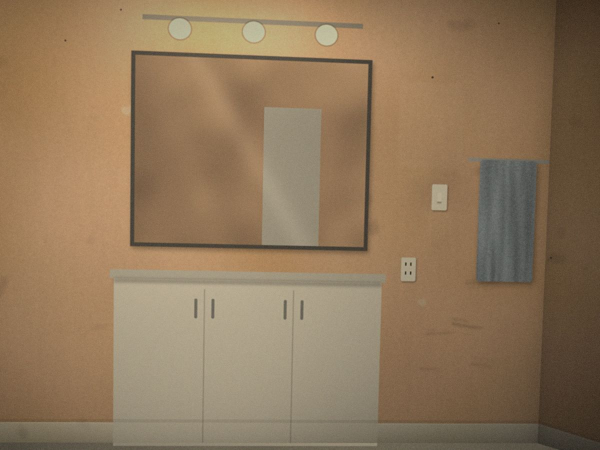
#> input picture assets/img/photos/ba-bathroom-before.jpg, 1200 x 900 px (shown at 1/2 size)
$ python -i render_photos.py   (imports and definitions only)
#> lines starting #> are read from the running program, lines starting #| are printed output that depends on the picture
"""
Renders the site's wall-painting photos (assets/img/photos/*.jpg).

The images are procedurally generated so they stay on-message: ordinary rooms,
real drywall, before/after wall painting, job-site details, no people.
Each scene is built as a flat wall "elevation", then shot through a simulated
phone camera (slight tilt, uneven framing, grain, softness, JPEG).

Run:  python3 tools/render_photos.py            (all images)
      python3 tools/render_photos.py bathroom   (names containing "bathroom")
Needs: numpy, scipy, pillow
"""
import io
import sys
from pathlib import Path

import numpy as np
from PIL import Image, ImageDraw
from scipy.ndimage import gaussian_filter, map_coordinates

W, H = 2400, 1800
OUT = Path(__file__).resolve().parent.parent / "assets" / "img" / "photos"

TRIM = (0.92, 0.905, 0.87)
CEIL = (0.94, 0.935, 0.91)


def rgb(c):
    return np.array(c, dtype=np.float32)


# ---------------------------------------------------------------- scene -----
class Scene:
    # [120 lines left out: functions __init__, noise, mask, put, shadow, room and 3 more, not called in this run]

    def glow(self, x, y, sx, sy, amt):
        g = np.exp(-(((self.xx - x) / sx) ** 2 + ((self.yy - y) / sy) ** 2) / 2)
        self.light *= 1 + amt * g

    # -- wear on old paint (before photos)
    # [306 lines left out: functions wear, window, plate, door, frame_pic, mirror and 11 more, not called in this run]


# ------------------------------------------------------------- camera -----
def _coeffs(dst, src):
    A, B = [], []
    for (x, y), (u, v) in zip(dst, src):
        A.append([x, y, 1, 0, 0, 0, -u * x, -u * y]); B.append(u)
        A.append([0, 0, 0, x, y, 1, -v * x, -v * y]); B.append(v)
    return np.linalg.solve(np.array(A, float), np.array(B, float))


def shoot(scene_img, out=(1200, 900), cx=W / 2, cy=H / 2, view=2000, yaw=0.0, pitch=0.0, roll=0.0,
          exposure=1.0, wb=(1, 1, 1), vignette=0.42, noise=0.018, barrel=0.035, bloom=0.9, seed=0, quality=74):
    """Simulated phone photo of an HDR scene elevation."""
    ow, oh = out
    hw, hh = view / 2, view * oh / ow / 2
    corners = [(-hw * (1 + pitch), -hh * (1 - yaw)), (hw * (1 + pitch), -hh * (1 + yaw)),
               (hw * (1 - pitch), hh * (1 + yaw)), (-hw * (1 - pitch), hh * (1 - yaw))]
    a = np.deg2rad(roll)
    src = [(cx + x * np.cos(a) - y * np.sin(a), cy + x * np.sin(a) + y * np.cos(a)) for x, y in corners]
    k = _coeffs([(0, 0), (ow, 0), (ow, oh), (0, oh)], src)
    yy, xx = np.mgrid[0:oh, 0:ow].astype(np.float32)
    # barrel distortion of a wide phone lens
    nx, ny = (xx - ow / 2) / (ow / 2), (yy - oh / 2) / (ow / 2)
    r2 = nx * nx + ny * ny
    f_ = 1 + barrel * r2
    dx, dy = ow / 2 + nx * f_ * ow / 2 / (1 + barrel * 0.6), oh / 2 + ny * f_ * ow / 2 / (1 + barrel * 0.6)
    den = k[6] * dx + k[7] * dy + 1
    sx = (k[0] * dx + k[1] * dy + k[2]) / den
    sy = (k[3] * dx + k[4] * dy + k[5]) / den
    if sx.min() < 0 or sy.min() < 0 or sx.max() > W - 1 or sy.max() > H - 1:
        print("  warning: camera sees past the scene edge", round(float(sx.min())), round(float(sy.min())), round(float(sx.max())), round(float(sy.max())))
    # a touch of lateral chromatic aberration toward the edges
    f = np.empty((oh, ow, 3), np.float32)
    for ch, sc in zip(range(3), (1.0012, 1.0, 0.9988)):
        cxs, cys = (sx - cx) * sc + cx, (sy - cy) * sc + cy
        f[..., ch] = map_coordinates(scene_img[..., ch], [cys, cxs], order=1, mode="nearest")
    rng = np.random.default_rng(seed)
    f = f * exposure * rgb(wb)[None, None]
    # bloom / halation around bright windows and lights
    hl = np.clip(f.mean(-1, keepdims=True) - 0.9, 0, None)
    f = f + bloom * (gaussian_filter(hl, (22, 22, 0)) * 0.9 + gaussian_filter(hl, (5, 5, 0)) * 0.5)
    # phone HDR tone curve: lifted shadows, soft highlight shoulder
    f = np.where(f < 0.78, f, 0.78 + 0.22 * (1 - np.exp(-(f - 0.78) / 0.22)))
    f = f + 0.035 * (1 - f) ** 3
    lum = f.mean(-1, keepdims=True)
    f = lum + (f - lum) * 1.07
    f = f * (1 - vignette * r2 / 2)[..., None]
    # sensor noise, smeared by noise reduction, then over-sharpened like phone processing
    f = f + rng.normal(0, 1, (oh, ow, 1)) * noise * (1.25 - lum)
    f = f + gaussian_filter(rng.normal(0, 1, (oh, ow, 3)), (1.5, 1.5, 0)) * noise
    f = gaussian_filter(f, (0.85, 0.85, 0))
    f = f + 0.6 * (f - gaussian_filter(f, (1.4, 1.4, 0)))
    f = np.clip(f, 0, 1)
    im = Image.fromarray((f * 255 + 0.5).astype(np.uint8))
    buf = io.BytesIO()
    im.save(buf, "JPEG", quality=90)          # phone saves once, upload/resize saves again
    buf.seek(0)
    return Image.open(buf).convert("RGB")


WARM = (1.06, 1.0, 0.88)     # incandescent-ish
COOL = (0.97, 1.0, 1.04)     # daylight / LED
NEUTRAL = (1.0, 1.0, 0.98)


# ------------------------------------------------------------- scenes -----
# [254 lines left out: functions bathroom, kitchen, living, bedroom, hero, roller_edge and 8 more, not called in this run]


preview_dir = "/tmp"


# [171 lines left out: function hero_video, not called in this run]


# ------------------------------------------------------------- shots ------
SHOTS = {
    # Before / after pairs: deliberately different framing, exposure and white balance
    "ba-bathroom-before.jpg": lambda: shoot(bathroom("before"), cx=1150, cy=930, view=1700, yaw=0.10, pitch=-0.05, roll=-1.8, exposure=0.9, wb=WARM, seed=1),
    "ba-bathroom-after.jpg": lambda: shoot(bathroom("after"), cx=1060, cy=880, view=1800, yaw=0.04, pitch=-0.04, roll=1.1, exposure=1.0, wb=COOL, seed=2),
    "ba-kitchen-before.jpg": lambda: shoot(kitchen("before"), cx=1230, cy=860, view=1750, yaw=-0.09, pitch=-0.04, roll=1.6, exposure=0.9, wb=WARM, seed=3),
    "ba-kitchen-after.jpg": lambda: shoot(kitchen("after"), cx=1150, cy=880, view=1850, yaw=0.06, pitch=-0.04, roll=-0.8, exposure=0.9, wb=NEUTRAL, seed=4),
    "ba-living-before.jpg": lambda: shoot(living("before"), cx=1150, cy=1010, view=1850, yaw=0.12, pitch=-0.05, roll=-1.4, exposure=0.88, wb=WARM, seed=5),
    "ba-living-after.jpg": lambda: shoot(living("after"), cx=1250, cy=1010, view=1800, yaw=-0.05, pitch=-0.05, roll=0.9, exposure=0.98, wb=COOL, seed=6),
    "ba-bedroom-before.jpg": lambda: shoot(bedroom("before"), cx=1250, cy=1030, view=1850, yaw=-0.10, pitch=-0.05, roll=1.5, exposure=0.9, wb=WARM, seed=7),
    "ba-bedroom-after.jpg": lambda: shoot(bedroom("after"), cx=1180, cy=990, view=1900, yaw=0.07, pitch=-0.05, roll=-0.6, exposure=0.98, wb=NEUTRAL, seed=8),
    # Services
    "service-interior.jpg": lambda: shoot(living("after"), cx=1300, cy=800, view=1700, yaw=-0.03, roll=0.8, wb=NEUTRAL, seed=10),
    "service-exterior.jpg": lambda: shoot(siding(), cx=1200, cy=900, view=1900, yaw=0.05, pitch=-0.04, roll=-1.0, wb=COOL, exposure=1.02, seed=11),
    "living-room.jpg": lambda: shoot(living("after"), out=(900, 675), cx=1150, cy=950, view=2100, yaw=0.02, roll=-0.7, wb=NEUTRAL, seed=12),
    "kitchen.jpg": lambda: shoot(kitchen("after"), out=(900, 675), cx=1200, cy=820, view=1800, roll=0.9, exposure=0.93, wb=NEUTRAL, seed=13),
    "bedroom.jpg": lambda: shoot(bedroom("after"), out=(900, 675), cx=1200, cy=900, view=1900, yaw=-0.02, roll=0.5, wb=NEUTRAL, seed=14),
    "bathroom.jpg": lambda: shoot(bathroom("after"), out=(900, 675), cx=1100, cy=850, view=1900, roll=-0.8, wb=NEUTRAL, seed=15),
    "home-office.jpg": lambda: shoot(office(), out=(900, 675), cx=1200, cy=900, view=2100, yaw=0.03, roll=0.6, wb=NEUTRAL, seed=16),
    "ceilings.jpg": lambda: shoot(ceiling_view(), out=(900, 675), cx=1150, cy=820, view=2000, pitch=0.10, roll=1.0, exposure=0.95, wb=NEUTRAL, seed=17),
    "doors.jpg": lambda: shoot(doors(), out=(900, 675), cx=1200, cy=950, view=2200, yaw=0.03, roll=-0.6, wb=NEUTRAL, seed=18),
    "hallways.jpg": lambda: shoot(hallway(), out=(900, 675), cx=1150, cy=930, view=2100, roll=0.8, wb=WARM, exposure=1.02, seed=19),
    # About / Why (job-site shots, no people)
    "about-main.jpg": lambda: shoot(in_progress(), out=(800, 1000), cx=1200, cy=1060, view=1150, yaw=0.02, roll=-0.9, wb=NEUTRAL, seed=26),
    "about-inset.jpg": lambda: shoot(cutline_closeup(), out=(600, 600), cx=1250, cy=900, view=1100, roll=1.5, wb=NEUTRAL, seed=27),
    "why-interior.jpg": lambda: shoot(in_progress(seed=67, left=(0.80, 0.78, 0.73), right=(0.76, 0.66, 0.52), split=1300, tray_x=1250),
                                      out=(1000, 690), cx=1200, cy=1030, view=2100, yaw=-0.03, roll=0.7, wb=WARM, seed=28),
}

# [17 lines not run here, left out]

>>> import cv2
>>> picture = cv2.imread('../assets/img/photos/ba-bathroom-before.jpg', cv2.IMREAD_GRAYSCALE)
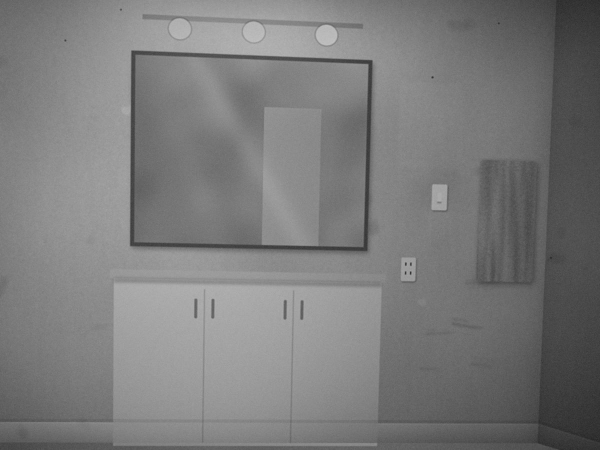
#> picture: shape (900, 1200) (shown at 1/2 size); min 35, max 195, mean 122.7
>>> result = shoot(picture)
#> after the loop in shoot, `for ch, sc in zip(range(3), (1.0012, 1.0, 0.9988)):`:
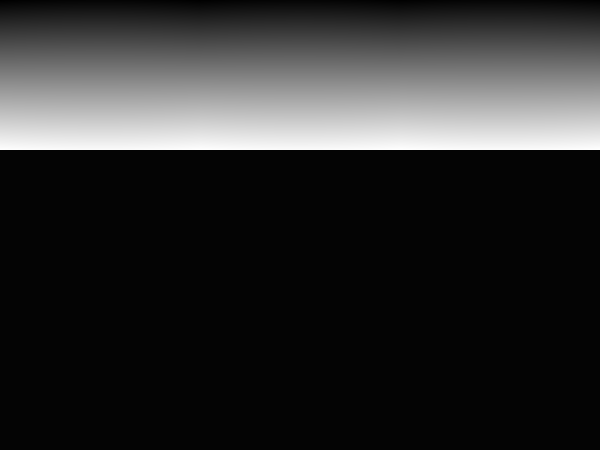
#> f: shape (900, 1200, 3) float32 (shown at 1/2 size); mean of channels 0, 1, 2 249.7, 249.7, 249.7; drawn with min black and max white
#> (the run stopped early here; a loop or call above may not have finished)
